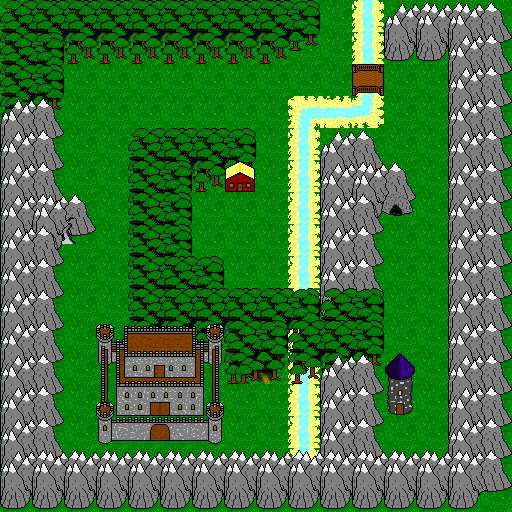

Tiled map render using the project's own tile images. Description and the map definition, with tile-layer contents summarised, below:
An orthogonal 16x16 tile map with 32x32 px tiles, 4 tile layers (meadow, mountainsAndTrees, bridge, buildings), 6 tilesets.

<map version="1.0" orientation="orthogonal" width="16" height="16" tilewidth="32" tileheight="32">
 <tileset firstgid="1" name="land" tilewidth="32" tileheight="32">
  <image source="map_tiles.png" width="128" height="160" />
 </tileset>
 <tileset firstgid="21" name="TreeMount" tilewidth="64" tileheight="64">
  <image source="mount_tree.png" width="192" height="128" />
 </tileset>
 <tileset firstgid="27" name="bridge" tilewidth="32" tileheight="32">
  <image source="bridge.png" width="32" height="32" />
 </tileset>
 <tileset firstgid="28" name="house" tilewidth="32" tileheight="32">
  <image source="house.png" width="32" height="32" />
 </tileset>
 <tileset firstgid="29" name="tower_evil" tilewidth="32" tileheight="64">
  <image source="tower_evil.png" width="32" height="64" />
 </tileset>
 <tileset firstgid="30" name="castle" tilewidth="128" tileheight="128">
  <image source="castle.png" width="128" height="128" />
 </tileset>
 <layer name="meadow" width="16" height="16">
  <data>[256 cells, 256 non-empty, 5 distinct tile ids]</data>
 </layer>
 <layer name="mountainsAndTrees" width="16" height="16">
  <data>[256 cells, 80 non-empty, 5 distinct tile ids]</data>
 </layer>
 <layer name="bridge" width="16" height="16">
  <data>[256 cells, 1 non-empty, 1 distinct tile ids]</data>
 </layer>
 <layer name="buildings" width="16" height="16">
  <data>[256 cells, 3 non-empty, 3 distinct tile ids]</data>
 </layer>
</map>